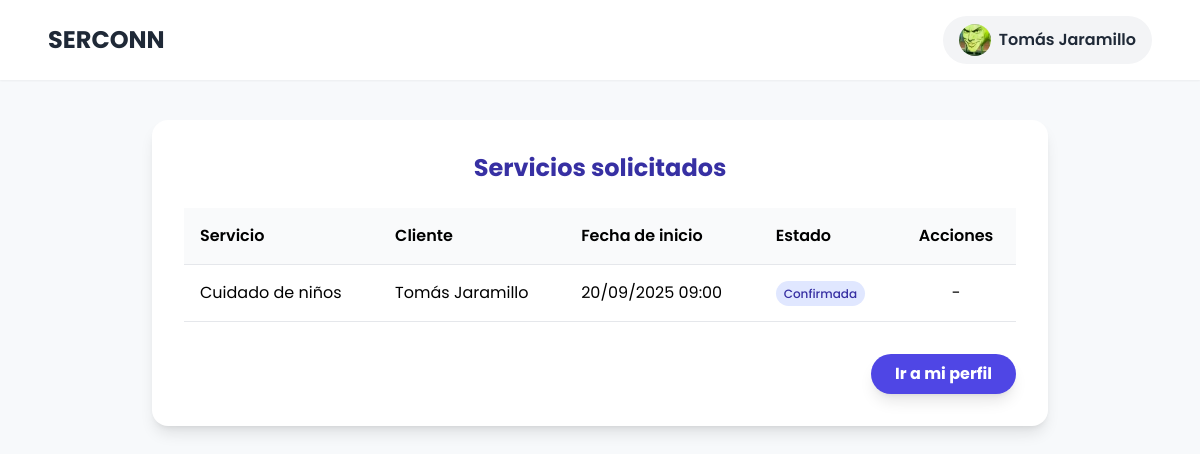
The app's page /dashboard/ (signed in), older data.
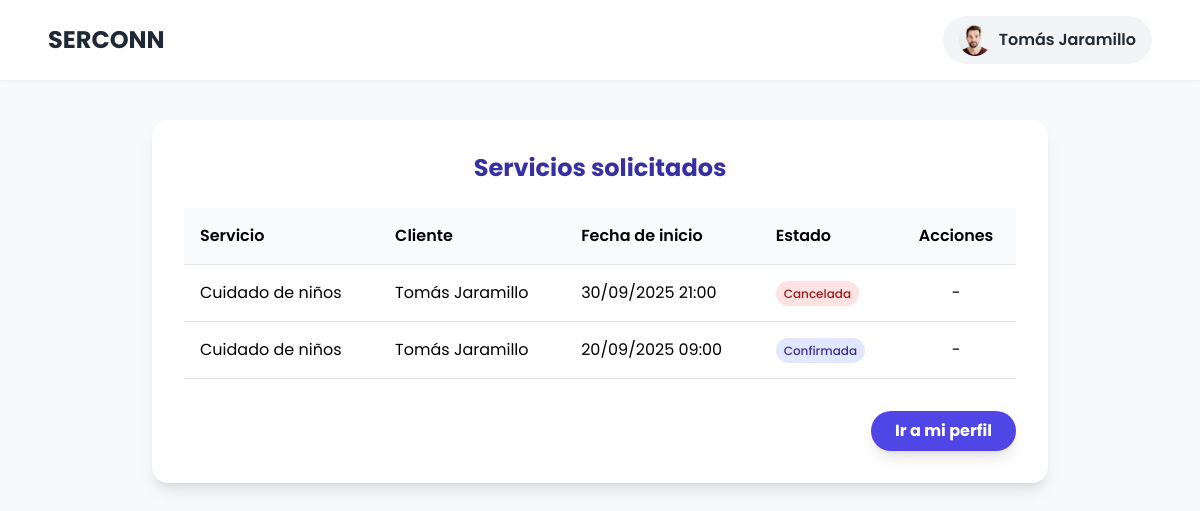
The same page, newer data.
### accounts/models.py (models this page shows, shortened)
class User(AbstractUser):
    @property
    def is_service_provider(self):
        return self.user_role == "service_provider"
    @property
    def is_service_seeker(self):
        return self.user_role == "service_seeker"
    username = None
    email = models.EmailField(unique=True)
    ROLE_CHOICES = (
        ('service_seeker', 'Cliente'),
        ('service_provider', 'Proveedor'),
    )
    user_role = models.CharField(max_length=20, choices=ROLE_CHOICES)
    CITY_CHOICES = (
        ('medellin', 'Medellin'),
        ('envigado', 'Envigado'),
        ('bello', 'Bello'),
        ('sabaneta', 'Sabaneta'),
        ('itagui', 'Itagui'),
        ('la_estrella', 'La Estrella'),
        ('caldas', 'Caldas'),
        ('copacabana', 'Copacabana'),
        ('girardota', 'Girardota'),
        ('barbosa', 'Barbosa'),
    )
    user_city = models.CharField(max_length=20, choices=CITY_CHOICES)
    VERIFICATION_CHOICES = (
        ('verificado', 'Verificado'),
        ('no_verificado', 'No Verificado'),
    )
    user_verification = models.CharField(max_length=20, choices=VERIFICATION_CHOICES, default='no_verificado')
    user_birthdate = models.DateField(blank=False, null= False)
    user_phone = models.CharField(max_length=20, blank=False, null=False)
    user_address = models.CharField(max_length=100, blank=False, null=False)
    user_picture = models.ImageField(upload_to='profiles/', blank=True, null=True)
    user_score = models.FloatField(default=5.0, blank=True, null=True)
    USERNAME_FIELD = "email"
    REQUIRED_FIELDS = []

### interactions/models.py (models this page shows, shortened)
class Booking(models.Model):
    STATUS_CHOICES = [
        ('pending', 'Pendiente'),
        ('confirmed', 'Confirmada'),
        ('completed', 'Completada'),
        ('cancelled', 'Cancelada'),
        ('rejected', 'Rechazada'),
    ]
    chat = models.ForeignKey(Chat, on_delete=models.CASCADE, related_name='bookings')
    service = models.ForeignKey(Service, on_delete=models.CASCADE)
    start_time = models.DateTimeField()
    end_time = models.DateTimeField()
    status = models.CharField(max_length=20, choices=STATUS_CHOICES, default='pending')
    notes = models.TextField(blank=True, null=True)

class Chat(models.Model):
    seeker = models.ForeignKey(
        settings.AUTH_USER_MODEL,
        on_delete=models.CASCADE,
        related_name='chats_as_seeker'
    )
    provider = models.ForeignKey(
        settings.AUTH_USER_MODEL,
        on_delete=models.CASCADE,
        related_name='chats_as_provider'
    )
    created_at = models.DateTimeField(auto_now_add=True)

### searching/models.py (models this page shows)
class Service(models.Model):
    provider = models.ForeignKey(ServiceProvider, on_delete=models.CASCADE, related_name="services")
    category = models.ForeignKey(ServiceCategory, on_delete=models.SET_NULL, null=True, blank=True)
    name = models.CharField(max_length=200)
    description = models.TextField()
    rate = models.DecimalField(max_digits=10, decimal_places=2)

### searching/views.py (the view)
# urls.py: path("dashboard/", appViews.dashboard_view, name="dashboard"),
@login_required
def dashboard_view(request):
    if request.user.is_service_seeker:
        bookings = Booking.objects.filter(chat__seeker=request.user).order_by('-start_time')
        return render(request, 'seeker_dashboard.html', {'bookings': bookings})
    elif request.user.is_service_provider:
        bookings = Booking.objects.filter(chat__provider=request.user).order_by('-start_time')
        return render(request, 'provider_dashboard.html', {'bookings': bookings})
    return redirect('service_search')

### interactions/context_processors.py (called while the page is built)
def unread_notifications_count(request):
    if request.user.is_authenticated:
        count = Notification.objects.filter(recipient=request.user, is_read=False).count()
        return {'unread_notifications': count}
    return {'unread_notifications': 0}

### searching/templates/provider_dashboard.html (shortened to what the changed rows need)
<!DOCTYPE html>
<html lang="es">
<head>
    <script src="https://cdn.tailwindcss.com"></script>
</head>
<body class="flex flex-col min-h-screen">
    <header class="bg-white shadow-sm py-4 px-6 md:px-12 flex justify-between items-center sticky top-0 z-50">
        {% if user.is_authenticated %}
            {% if user.is_service_provider %}
                <h1 class="text-2xl font-bold text-gray-800">
                    <a href="{% url 'profile' %}">SERCONN</a>
                </h1>
            {% else %}
                <h1 class="text-2xl font-bold text-gray-800">
                    <a href="{% url 'service_search' %}">SERCONN</a>
                </h1>
            {% endif %}
        {% else %}
            <h1 class="text-2xl font-bold text-gray-800">
                <a href="{% url 'login' %}">SERCONN</a>
            </h1>
        {% endif %}
        <nav>
            {% if user.is_authenticated %}
                <div class="relative">
                    <button id="profile-menu-btn" class="flex items-center gap-2 bg-gray-100 hover:bg-gray-200 text-gray-800 font-semibold py-2 px-4 rounded-full transition-colors duration-300">
                        {% if user.user_picture %}
                            <img src="{{ user.user_picture.url }}" alt="Perfil" class="w-8 h-8 rounded-full object-cover">
                        {% else %}
                            <span class="w-8 h-8 rounded-full bg-gray-300 flex items-center justify-center font-bold">{{ user.username|slice:":1" }}</span>
                        {% endif %}
                        {{ user.get_full_name|default:user.username }}
                    </button>
                </div>
            {% endif %}
        </nav>
    </header>
    <main class="flex-grow">
        <div class="form-container max-w-4xl mx-auto my-10 bg-white rounded-2xl shadow-lg p-8">
            <h1 class="text-2xl text-center font-bold text-indigo-800 mb-6">Servicios solicitados</h1>
            <div class="overflow-x-auto">
                <table class="w-full text-left">
                    <thead class="bg-gray-50 border-b">
                        <tr>
                            <th class="p-4 font-semibold">Servicio</th>
                            <th class="p-4 font-semibold">Cliente</th>
                            <th class="p-4 font-semibold">Fecha de inicio</th>
                            <th class="p-4 font-semibold">Estado</th>
                            <th class="p-4 font-semibold text-center">Acciones</th>
                        </tr>
                    </thead>
                    <tbody>
                        {% for booking in bookings %}
                        <tr class="border-b">
                            <td class="p-4">{{ booking.service.name }}</td>
                            <td class="p-4">{{ booking.chat.seeker.get_full_name }}</td>
                            <td class="p-4">{{ booking.start_time|date:"d/m/Y H:i" }}</td>
                            <td class="p-4 font-medium">
                                <span class="px-2 py-1 text-xs rounded-full
                                    {% if booking.status == 'confirmed' %} bg-indigo-100 text-indigo-800 {% endif %}
                                    {% if booking.status == 'cancelled' or booking.status == 'rejected' %} bg-red-100 text-red-800 {% endif %}">
                                    {{ booking.get_status_display }}
                                </span>
                            </td>
                            <td class="p-4 text-center">
                                {% if booking.status == 'pending' %}
                                    <div class="flex justify-center gap-2">
                                        <a href="{% url 'respond_to_booking' booking.id 'accept' %}" class="bg-green-500 hover:bg-green-600 text-white font-bold py-1 px-3 rounded-full text-sm">
                                            Aceptar
                                        </a>
                                        <a href="{% url 'respond_to_booking' booking.id 'reject' %}" class="bg-red-500 hover:bg-red-600 text-white font-bold py-1 px-3 rounded-full text-sm">
                                            Rechazar
                                        </a>
                                    </div>
                                {% else %}
                                    <span>-</span>
                                {% endif %}
                            </td>
                        </tr>
                        {% empty %}
                        <tr>
                            <td colspan="5" class="text-center text-gray-500 py-8">Aún no te han solicitado servicios.</td>
                        </tr>
                        {% endfor %}
                    </tbody>
                </table>
            </div>
        </div>
    </main>
</body>
</html>

Row changes from the older to the newer data that the page shows:
changed User "Tomás Jaramillo": user_picture: a different picture
added Booking: service.name "Cuidado de niños", chat.seeker.get_full_name "Tomás Jaramillo", start_time "30/09/2025 21:00", status "Cancelada"
